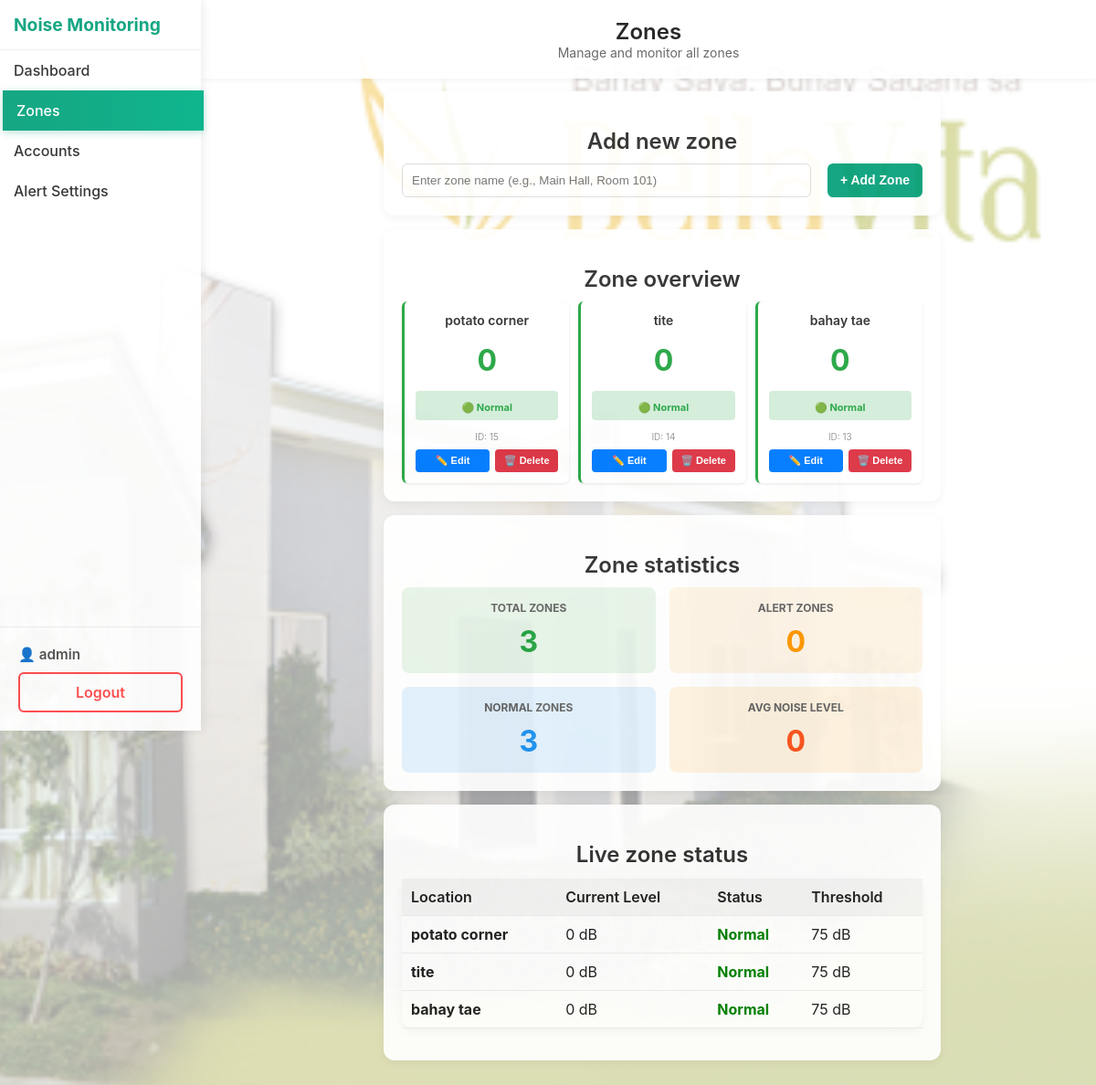
The app's page /GROUP10/zones.php (signed in) with its own data.
### tables this page shows
CREATE TABLE `zones` (
  `id` int(11) NOT NULL,
  `location` varchar(255) DEFAULT NULL,
  `threshold_db` int(11) DEFAULT 75,
  `created_at` timestamp NOT NULL DEFAULT current_timestamp(),
  `current_db` float DEFAULT 0
);

### GROUP10/functions.php (called while the page is built, shortened)
<?php
require_once __DIR__ . '/db.php';
function get_all_zone_noise() {
    global $pdo;
    $stmt = $pdo->query("SELECT id, location, current_db FROM zones ORDER BY id DESC");
    return $stmt->fetchAll(PDO::FETCH_ASSOC);
}

### GROUP10/zones.php (the view, shortened to what this page needs)
<?php
require_once 'db.php';
require_once 'functions.php';
$username = $_SESSION['username'];
$is_admin = $_SESSION['role'] === 'admin';
$zones = get_all_zone_noise();
$THRESHOLD = 75;
?>
<!DOCTYPE html>
<html lang="en">
<head>
    <link rel="stylesheet" href="styles.css">
</head>
<body class="admin-page">
<div class="sidebar" id="sidebar">
  <div class="sidebar-brand">
    <span>Noise Monitoring</span>
  </div>
  <?php if ($is_admin): ?>
    <a href="admindashboard.php" class="sidebar-link">Dashboard</a>
    <a href="zones.php" class="sidebar-link active">Zones</a>
    <a href="logs.php" class="sidebar-link">Accounts</a>
    <a href="alert_settings.php" class="sidebar-link">Alert Settings</a>
  <?php endif; ?>
  <div class="sidebar-bottom">
    <span class="sidebar-user">👤 <?= htmlspecialchars($username) ?></span>
    <a href="#" onclick="return confirmLogout();" class="sidebar-link logout">Logout</a>
  </div>
</div>
<header>
  <div class="brand-wrapper">
    <div class="brand">
      <div class="brand-text">
        <div class="brand-name">Zones</div>
        <div class="brand-sub"><?= $is_admin ? 'Manage and monitor all zones' : 'Monitor all zones' ?></div>
      </div>
    </div>
  </div>
</header>
<div class="container">
  <?php if ($is_admin): ?>
  <div class="card">
    <h2>Add new zone</h2>
    <form method="POST" style="display: flex; gap: 10px;">
      <input type="text" name="location" placeholder="Enter zone name (e.g., Main Hall, Room 101)" required style="flex: 1; padding: 10px; border: 1px solid #ddd; border-radius: 6px;">
      <button type="submit" class="button" style="background: #0fa47f; color: white;">+ Add Zone</button>
    </form>
  </div>
  <?php endif; ?>
  <div class="card">
    <h2>Zone overview</h2>
    <?php if (count($zones) > 0): ?>
      <div style="display: grid; grid-template-columns: repeat(auto-fill, minmax(150px, 1fr)); gap: 10px;">
        <?php foreach ($zones as $zone):
          $noise = $zone['current_db'] ?? 0;
          $status = ($noise >= $THRESHOLD) ? 'Alert' : 'Normal';
          $bgColor = ($noise >= $THRESHOLD) ? '#fff3cd' : '#d4edda';
          $textColor = ($noise >= $THRESHOLD) ? '#ff6b6b' : '#28a745';
          $borderColor = ($noise >= $THRESHOLD) ? '#ff6b6b' : '#28a745';
        ?>
          <div style="border-left: 3px solid <?= $borderColor ?>; background: white; padding: 12px; border-radius: 6px; box-shadow: 0 1px 3px rgba(0,0,0,0.1); display: flex; flex-direction: column;">
            <h3 style="margin: 0 0 8px 0; color: #333; font-size: 14px; overflow: hidden; text-overflow: ellipsis; white-space: nowrap;"><?= htmlspecialchars($zone['location']) ?></h3>
            <div style="font-size: 32px; font-weight: bold; color: <?= $textColor ?>; text-align: center; margin: 8px 0;">
              <?= $noise ?>
            </div>
            <div style="text-align: center; padding: 6px; border-radius: 4px; background-color: <?= $bgColor ?>; margin: 6px 0;">
              <span style="color: <?= $textColor ?>; font-weight: bold; font-size: 11px;">
                <?= ($noise >= $THRESHOLD) ? '🔴' : '🟢' ?> <?= $status ?>
              </span>
            </div>
            <p style="margin: 6px 0 0 0; font-size: 10px; color: #999; text-align: center;">ID: <?= $zone['id'] ?></p>
            <?php if ($is_admin): ?>
            <div style="margin-top: auto; display: flex; gap: 6px; padding-top: 8px;">
              <button onclick="editZone(<?= $zone['id'] ?>, '<?= addslashes($zone['location']) ?>')" class="button" style="flex: 1; background: #007bff; color: white; font-size: 11px; padding: 6px; border: none; border-radius: 4px; cursor: pointer;">✏️ Edit</button>
              <form method="POST" style="flex: 1; margin: 0;" onsubmit="return confirm('Delete this zone?');">
                <button type="submit" class="button" style="width: 100%; background: #dc3545; color: white; font-size: 11px; padding: 6px; border: none; border-radius: 4px; cursor: pointer;">🗑️ Delete</button>
              </form>
            </div>
            <?php endif; ?>
          </div>
        <?php endforeach; ?>
      </div>
    <?php endif; ?>
  </div>
  <div class="card">
    <h2>Zone statistics</h2>
    <div style="display: grid; grid-template-columns: repeat(auto-fit, minmax(200px, 1fr)); gap: 15px;">
      <div style="padding: 15px; background: #e8f5e9; border-radius: 8px; text-align: center;">
        <p style="margin: 0 0 10px 0; font-size: 12px; color: #666; text-transform: uppercase; font-weight: bold;">Total Zones</p>
        <p style="margin: 0; font-size: 32px; font-weight: bold; color: #28a745;"><?= count($zones) ?></p>
      </div>
      <div style="padding: 15px; background: #fef5e7; border-radius: 8px; text-align: center;">
        <p style="margin: 0 0 10px 0; font-size: 12px; color: #666; text-transform: uppercase; font-weight: bold;">Alert Zones</p>
        <p style="margin: 0; font-size: 32px; font-weight: bold; color: #ff9800;">
          <?php
            $alertCount = 0;
            echo $alertCount;
          ?>
        </p>
      </div>
      <div style="padding: 15px; background: #e3f2fd; border-radius: 8px; text-align: center;">
        <p style="margin: 0 0 10px 0; font-size: 12px; color: #666; text-transform: uppercase; font-weight: bold;">Normal Zones</p>
        <p style="margin: 0; font-size: 32px; font-weight: bold; color: #2196F3;">
          <?php
            $normalCount = 0;
            foreach ($zones as $zone) {
              if (($zone['current_db'] ?? 0) < $THRESHOLD) $normalCount++;
            }
            echo $normalCount;
          ?>
        </p>
      </div>
      <div style="padding: 15px; background: #fff3e0; border-radius: 8px; text-align: center;">
        <p style="margin: 0 0 10px 0; font-size: 12px; color: #666; text-transform: uppercase; font-weight: bold;">Avg Noise Level</p>
        <p style="margin: 0; font-size: 32px; font-weight: bold; color: #ff5722;">
          <?php
            $avgNoise = count($zones) > 0 ? round(array_sum(array_map(fn($z) => $z['current_db'] ?? 0, $zones)) / count($zones), 1) : 0;
            echo $avgNoise;
          ?>
        </p>
      </div>
    </div>
  </div>
  <div class="card">
    <h2>Live zone status</h2>
    <table class="logs">
      <thead>
        <tr>
          <th>Location</th>
          <th>Current Level</th>
          <th>Status</th>
          <th>Threshold</th>
        </tr>
      </thead>
      <tbody>
        <?php foreach ($zones as $zone):
          $noise = $zone['current_db'] ?? 0;
          $status = ($noise >= $THRESHOLD) ? 'ALERT' : 'Normal';
          $color = ($noise >= $THRESHOLD) ? 'red' : 'green';
        ?>
          <tr>
            <td><strong><?= htmlspecialchars($zone['location']) ?></strong></td>
            <td><?= $noise ?> dB</td>
            <td style="color:<?= $color ?>; font-weight:bold;"><?= $status ?></td>
            <td><?= $THRESHOLD ?> dB</td>
          </tr>
        <?php endforeach; ?>
      </tbody>
    </table>
  </div>
</div>
</body>
</html>

### GROUP10/styles.css (style rules this page uses)
body { font-family: "Inter", Arial, sans-serif; margin: 0; padding: 0; background: #fafafa; color: #222; }
.topbar, header { position: fixed; top: 0; left: 220px; right: 0; padding: 20px; background: white; box-shadow: 0 2px 6px rgba(0,0,0,0.05); text-align: center; z-index: 50; box-sizing: border-box; }
.brand-wrapper { display: flex; justify-content: center; align-items: center; width: 100%; }
.brand { display: flex; justify-content: center; align-items: center; gap: 15px; flex-direction: column; }
.brand-text { text-align: center; }
.topbar h1, header .brand-name { margin: 0; font-size: 24px; font-weight: 600; color: #222; }
.brand-sub { font-size: 14px; color: #666; margin: 0; }
.container { max-width: 100%; margin: 80px 112px 10px 392px; padding: 20px; box-sizing: border-box; }
.card, .logs, .zone-card { background: white; padding: 15px; border-radius: 12px; box-shadow: 0 3px 10px rgba(0,0,0,0.05); margin-bottom: 15px; text-align: center; }
.card h2, .card h3, .card h4 { font-weight: 600; margin-bottom: 10px; color: #333; }
.sidebar { position: fixed; top: 0; left: 0; width: 220px; height: 100vh; background: #ffffff; box-shadow: 2px 0 10px rgba(0, 0, 0, 0.08); display: flex; flex-direction: column; padding: 0; z-index: 100; transition: all 0.3s ease; box-sizing: border-box; }
.sidebar-brand { display: flex; align-items: center; padding: 15px; gap: 12px; font-weight: 700; font-size: 1.2em; color: #0fa47f; border-bottom: 1px solid #eee; flex-shrink: 0; }
.sidebar-link { display: flex; align-items: center; justify-content: flex-start; padding: 12px 15px; color: #333; text-decoration: none; font-weight: 500; margin: 0; transition: all 0.25s ease; white-space: nowrap; box-sizing: border-box; }
.sidebar-link:hover, .sidebar-link.active { background: linear-gradient(90deg, #0fa47f, #08b38b); color: #fff; transform: translateX(3px); box-shadow: 0 2px 8px rgba(15, 164, 127, 0.3); }
.sidebar-bottom { margin-top: auto; padding: 15px; border-top: 1px solid #eee; display: flex; flex-direction: column; gap: 10px; flex-shrink: 0; box-sizing: border-box; }
.sidebar-user { font-weight: 600; font-size: 0.95em; color: #555; }
.sidebar-link.logout { background: white; color: #ff4d4f; border: 2px solid #ff4d4f; border-radius: 6px; font-weight: 600; padding: 10px 15px; margin: 0; justify-content: center; box-sizing: border-box; }
table { width: 100%; border-collapse: collapse; margin-top: 12px; }
table th, table td { padding: 10px; border-bottom: 1px solid #eee; text-align: left; }
table th { background: #f5f5f5; font-weight: 600; }
.btn, .button { background: #0fa47f; color: white; border: none; padding: 8px 14px; border-radius: 6px; cursor: pointer; font-size: 14px; font-weight: 600; transition: 0.2s; text-decoration: none; display: inline-block; }
form input[type=text], form select, form input[type=date] { padding: 8px 10px; border-radius: 6px; border: 1px solid #ccc; margin-right: 8px; }
.admin-page { background: url('images/bg.png') no-repeat right center fixed, url('images/logo.png') no-repeat 20px 20px; background-size: cover, 120px; opacity: 0.97; position: relative; }
.admin-page::before { content: ""; position: fixed; top: 0; left: 0; width: 100%; height: 100%; background: rgba(255,255,255,0.65); z-index: -1; }
.sidebar-bottom { margin-top: auto !important; padding: 20px; }
.sidebar-link.logout { width: 100%; text-align: center; }
@media (min-width: 1200px) { .container { margin: 80px 150px 10px 400px; } }
@media (min-width: 1200px) { .card { padding: 20px; } }
@media (min-width: 769px) { .sidebar { position: fixed; left: 0; width: 220px; } }

### records on screen
zones: location "potato corner", current_db "0", current_db "Normal", id "15"
zones: location "tite", current_db "0", current_db "Normal", id "14"
zones: location "bahay tae", current_db "0", current_db "Normal", id "13"

### other values on screen
$username "admin"
count($zones) "3"
$alertCount "0"
$normalCount "3"
